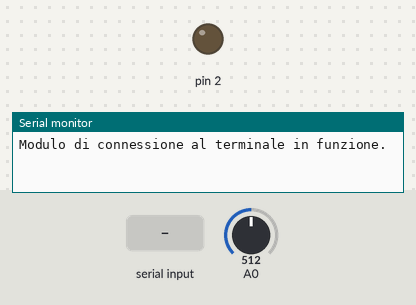
The sketch below on a simulated Arduino Uno, built with avr-gcc and run on an emulated ATmega328P. Shown: output pins drawn as LEDs (lit = HIGH), the last lines printed to the serial monitor. The test bench sets the inputs (shaded band); at power-on: A0 = 512.

Above: at 1.2 s.
1.3 s: "200\n" received over the second serial link
At 2.3 s:
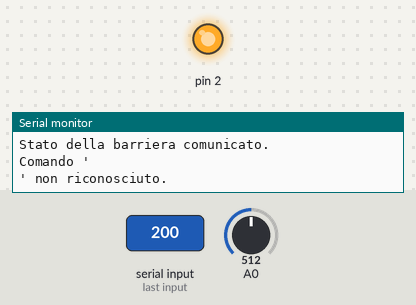
2.8 s: "90,45\n" received over the second serial link
4.3 s: "30,150\n" received over the second serial link
Timing chart, 0 to 7.3 s (numbered marks = the images above; inputs shaded):
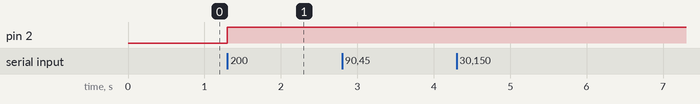

Measured:
- after the input at 1.3 s, pin 2: LOW → HIGH at once

The sketch:

test_di_bosco.ino
```cpp
/*
	Program: test di bosco
	Date: 16/09/2019
	Author: Volpe Stefano | V Bsa | L.S. "A. Oriani" Ravenna
*/
```

0_apparecchiatura_h.ino
```cpp
// 0_apparecchiatura_h: intestazione del modulo per la gestione della barriera laser

#ifndef APPARECCHIATURA_H
#define APPARECCHIATURA_H

namespace Apparecchiatura {

	// una barriera dovrebbe avere l'esclusiva sull'accesso ai propri pin
	class Barriera {
	public:
		// inizializzazione obbligatoria
		Barriera(int pin_laser_a, int pin_laser_b, int pin_foto_a, int pin_foto_b); // [a, b[
		Barriera() = delete;
		// spostamento consentito
		Barriera(Barriera&&) = default;
		Barriera& operator=(Barriera&&) = default;
		// copia vietata: un pin dovrebbe appartenere a una sola barriera
		Barriera(const Barriera&) = default;
		Barriera& operator=(const Barriera&) = delete;
		// la barriera viene spenta alla distruzione
		~Barriera();

		// costanti e getter
		static constexpr int tolleranza { 25 }; // fra lettura luce naturale e lettura a barriera accesa con ostacolo
		int pin_laser_a() const;
		int pin_laser_b() const;
		int pin_foto_a() const;
		int pin_foto_b() const;
		bool stato() const; // true = accesa, false = spenta

		// false: la barriera era già nello stato desiderato
		bool accendi();
		bool spegni();
		bool ostacolo() const; // false se non ci sono ostacoli o a barriera spenta

	private:
		int pin_l_a, pin_l_b, pin_f_a, pin_f_b; // primi e ultimi pin per laser e fotoresistenze
		bool st; // true = accesa, false = spenta
		int luce_naturale { 0 };

		void imposta_laser(int valore); // HIGH o LOW
		int leggi_fotoresistenze() const; // media delle analogRead()
	};

}

#endif
```

1_connessione_h.ino
```cpp
// 1_connessione_h: intestazione del modulo di connessione bluetooth al terminale

#ifndef CONNESSIONE_H
#define CONNESSIONE_H

#include <SoftwareSerial.h>

namespace Connessione {

	class Terminale {
	public:
		// inizializzazione obbligatoria
		Terminale(Apparecchiatura::Barriera& barriera, int pin_tra, int pin_ric,
				  long baud = baud_def, HardwareSerial& debug = Serial, long baud_debug = baud_debug_def);
		Terminale(Apparecchiatura::Barriera& barriera, int pin_tra, int pin_ric,
				  HardwareSerial& debug, long baud_debug = baud_debug_def);
		Terminale() = delete;
		// spostamento consentito
		Terminale(Terminale&&) = default;
		Terminale& operator=(Terminale&&) = default;
		// copia vietata: un pin dovrebbe appartenere a un solo terminale
		Terminale(const Terminale&) = default;
		Terminale& operator=(const Terminale&) = delete;
		// distruttore predefinito
		~Terminale() = default;

		// costanti
		static constexpr long baud_def { 9600 }, baud_debug_def { 9600 };
		static constexpr char comando_stato { '0' }, // chiede se la barriera sia accesa
							  comando_spegni { '1' }, // spegne la barriera
							  comando_accendi { '2' }, // accende la barriera
							  comando_chiedi { '3' }, // chiede una prova di N salti
							  comando_abortisci { '4' }; // annulla la richiesta
		static constexpr int salti_richiesti_default { 1 };
		static constexpr size_t salti_richiesti_string_dim { 10 };

		// getter
		Apparecchiatura::Barriera& barriera() const;
		int pin_tra() const;
		int pin_ric() const;
		long baud() const;
		HardwareSerial& debug() const;
		long baud_debug() const;

		void setup();
		void loop();

	private:
		Apparecchiatura::Barriera& bar; // la barriera controllata dal terminale
		int pin_tx, pin_rx; // pin del flusso di comunicazione col terminale
		SoftwareSerial m; // modulo per la comunicazione col terminale
		long b; // velocità di trasmissione (in baud) col terminale
		HardwareSerial& d; // pin del flusso di comunicazione per debug
		long b_d; // velocità di trasmissione (in baud) per debug

		void azione_stato();
		void azione_spegni();
		void azione_accendi();
		void azione_chiedi();
		bool azione_aborto();
		void azione_sconosciuta(char input);

		int calcola_salti_richiesti();
	};

}

#endif
```

2_main_cpp.ino
```cpp
// 2_main_cpp: il punto di ingresso del programma (contiene setup() e void())

namespace {
	constexpr int pin_laser_inizio { 2 },
				  pin_laser_fine { 3 },
				  pin_fotoresistenza_inizio { 0 },
				  pin_fotoresistenza_fine { 1 },
				  pin_bluetooth_trasmettitore { 10 },
				  pin_bluetooth_ricevitore { 11 };

	Apparecchiatura::Barriera pedana(pin_laser_inizio, pin_laser_fine, pin_fotoresistenza_inizio, pin_fotoresistenza_fine);
	Connessione::Terminale operatore(pedana, pin_bluetooth_trasmettitore, pin_bluetooth_ricevitore);
}

void setup() {
	operatore.setup();
}

void loop() {
	operatore.loop();
}
```

3_apparecchiatura_cpp.ino
```cpp
// 3_apparecchiatura_cpp: implementazione del modulo per la gestione della barriera laser

namespace Apparecchiatura {

	Barriera::Barriera(int pin_laser_a, int pin_laser_b, int pin_foto_a, int pin_foto_b)
		:pin_l_a{pin_laser_a}, pin_f_a{pin_foto_a} {
		// eventuale correzione dell'input
		pin_l_b = pin_laser_b <= pin_laser_a ? pin_l_a + 1 : pin_laser_b;
		pin_f_b = pin_foto_b <= pin_foto_a ? pin_f_a + 1: pin_foto_b;
		// configurazione pin
		for (int i { pin_l_a }; i < pin_l_b; ++i)
			pinMode(i, OUTPUT);
		// spengimento eventuali laser rimasti accesi da precedente utilizzo
		imposta_laser(LOW);
	}

	Barriera::~Barriera() {
		spegni();
	}

	int Barriera::pin_laser_a() const {
		return pin_l_a;
	}

	int Barriera::pin_laser_b() const {
		return pin_l_b;
	}

	int Barriera::pin_foto_a() const {
		return pin_f_a;
	}

	int Barriera::pin_foto_b() const {
		return pin_f_b;
	}

	bool Barriera::stato() const {
		return st;
	}

	bool Barriera::accendi() {
		if (st) // barriera già accesa
			return false;
		luce_naturale = leggi_fotoresistenze();
		imposta_laser(HIGH);
		st = true;
		return true;
	}

	bool Barriera::spegni() {
		if (!(st && luce_naturale)) // barriera già spenta, barriera accesa non correttamente
			return false;
		imposta_laser(LOW);
		st = false;
		return true;
	}

	bool Barriera::ostacolo() const {
		if (!st) // barriera spenta
			return false;
		for (int i { pin_f_a }; i < pin_f_b; ++i)
			if (analogRead(i) <= luce_naturale + tolleranza)
				return true;
		return false;
	}

	void Barriera::imposta_laser(int valore) {
		for (int i { pin_l_a }; i < pin_l_b; ++i)
			digitalWrite(i, valore);
	}

	int Barriera::leggi_fotoresistenze() const {
		int somma { 0 };
		for (int i { pin_f_a }; i < pin_f_b; ++i)
			somma += analogRead(i);
		return somma / (pin_f_b - pin_f_a);
	}
}
```

4_connessione_cpp.ino
```cpp
// 4_connessione_h: implementazione del modulo di connessione bluetooth al terminale

namespace Connessione {

	Terminale::Terminale(Apparecchiatura::Barriera& barriera, int pin_tra, int pin_ric,
						 long baud, HardwareSerial& debug, long baud_debug)
		:bar{barriera},
		pin_tx{pin_tra},
		pin_rx{pin_ric},
		m{SoftwareSerial(pin_tx, pin_rx)},
		b{baud}, d{debug},
		b_d{baud_debug} {
		// preparazione modulo di connessione
		m.begin(b);
	}

	Terminale::Terminale(Apparecchiatura::Barriera& barriera, int pin_tra, int pin_ric,
						 HardwareSerial& debug, long baud_debug)
		:Terminale{barriera, pin_tra, pin_ric, baud_def, debug, baud_debug} { }

	Apparecchiatura::Barriera& Terminale::barriera() const {
		return bar;
	}

	int Terminale::pin_tra() const {
		return pin_tx;
	}

	int Terminale::pin_ric() const {
		return pin_rx;
	}

	long Terminale::baud() const {
		return b;
	}

	HardwareSerial& Terminale::debug() const {
		return d;
	}

	long Terminale::baud_debug() const {
		return b_d;
	}

	void Terminale::setup() {
		d.begin(b_d);
		d.println("Modulo di connessione al terminale in funzione.");
	}

	void Terminale::loop() {
		if (m.available()) {
			char input { m.read() };
			switch (input) {
			case comando_stato:
				azione_stato();
				break;
			case comando_spegni:
				azione_spegni();
				break;
			case comando_accendi:
				azione_accendi();
				break;
			case comando_chiedi:
				azione_chiedi();
				break;
			case comando_abortisci:
				d.println("Aborto fallito (nessuna richiesta da abortire.");
				break;
			default:
				azione_sconosciuta(input);
			}
		}
	}

	void Terminale::azione_stato() {
		m.println(bar.stato());
		d.println("Stato della barriera comunicato.");
	}

	void Terminale::azione_spegni() {
		if (bar.spegni())
			d.println("Barriera spenta.");
		else
			d.println("Barriera spenta da prima.");
	}

	void Terminale::azione_accendi() {
		if (bar.accendi())
			d.println("Barriera accesa.");
		else
			d.println("Barriera accesa da prima.");
	}

	void Terminale::azione_chiedi() {
		if (!bar.ostacolo()) {
			m.println(false);
			m.readString(); // ignoro il resto dell'input
			d.println("Atleta non rilevato sulla pedana.");
			return;
		}
		const int salti_richiesti = calcola_salti_richiesti();
		d.print("Salti richiesti: ");
		d.print(salti_richiesti);
		d.println(".");
		for (int i { 0 }; i < salti_richiesti; ++i) {
			while (bar.ostacolo()) // prima dello stacco
				if (azione_aborto())
					return;
			const unsigned long millis_stacco { millis() };
			while (!bar.ostacolo()) // fase di volo
				if (azione_aborto())
					return;
			m.println(millis() - millis_stacco);
			d.print("Salto #");
			d.print(i + 1);
			d.println(" acquisito.");
		}
	}

	bool Terminale::azione_aborto() {
		if (m.available() && m.read() == comando_abortisci) {
			d.println("Prova abortita.");
			return true;
		}
		return false;
	}

	void Terminale::azione_sconosciuta(char input) {
		d.print("Comando '");
		d.print(input);
		d.println("' non riconosciuto.");
	}

	int Terminale::calcola_salti_richiesti() {
		if (!m.available())
			return salti_richiesti_default;
		char salti_richiesti[salti_richiesti_string_dim];
		m.readString().toCharArray(salti_richiesti, salti_richiesti_string_dim);
		return atoi(salti_richiesti);
	}

}
```
